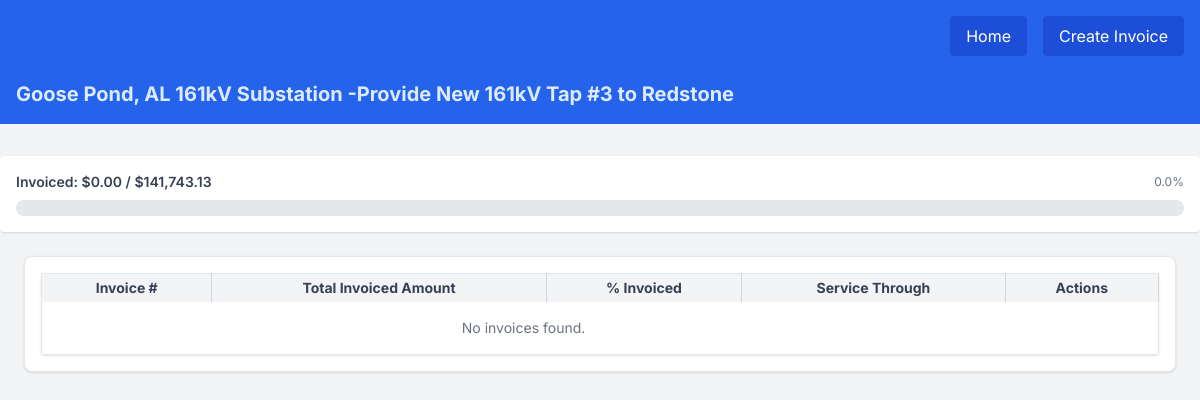
/invoices/3, run on an earlier commit of the app's database.
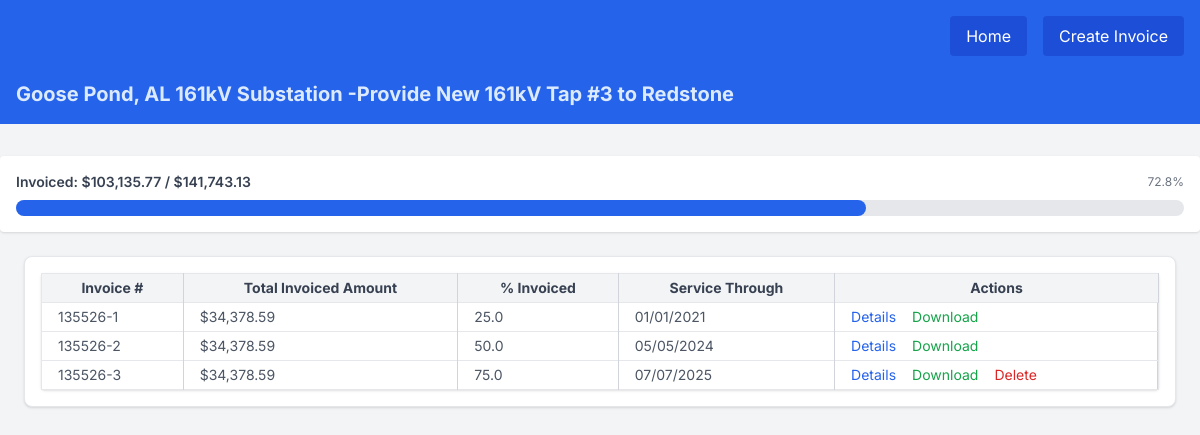
And on a later commit of the database.
### backend/models.py (models this page shows)
class Project(MainBase):
    __tablename__ = "projects_table"
    id = Column(Integer, primary_key=True, index=True)
    wo_date = Column(String)
    project_name = Column(String)
    wo_number = Column(String)
    bmcd_number = Column(String)
    po_number = Column(String)
    tao_number = Column(String)
    contract_number = Column(String)
    total_labor_amount = Column(Float, default=0.0)
    total_expenses_amount = Column(Float, default=0.0)
    total_travel_amount = Column(Float, default=0.0)
    total_tier_fee = Column(Float, default=0.0)
    total_budget_amount = Column(Float, default=0.0)
    subtasks = relationship("Subtask", back_populates="project", cascade="all, delete-orphan")
    invoices = relationship("Invoice", back_populates="project", cascade="all, delete-orphan")

class Invoice(MainBase):
    __tablename__ = "invoices_table"
    id = Column(Integer, primary_key=True, index=True)
    project_id = Column(Integer, ForeignKey("projects_table.id", ondelete="CASCADE"), nullable=False)
    tier_fee_percentage = Column(Float, default=0.0)
    invoice_percentage = Column(Float, default=0.0)
    invoice_number = Column(String)
    invoice_through_date = Column(String)
    invoice_creation_date = Column(String)
    project = relationship("Project", back_populates="invoices")
    invoice_items = relationship("InvoiceAmount", back_populates="invoice", cascade="all, delete-orphan")

### backend/routers/invoices.py (the view)
@router.get("/invoices/{project_id}", response_class=HTMLResponse)
def view_project_invoices_page(project_id: int, request: Request, db: Session = Depends(get_main_db)):
    project = db.query(Project).filter(Project.id == project_id).first()
    if not project:
        raise HTTPException(status_code=404, detail="Project not found")
    invoices = project.invoices
    total_budget = project.total_budget_amount
    invoice_data = []
    total_invoiced = 0
    for invoice in invoices:
        total_amount = sum(item.invoice_amount for item in invoice.invoice_items)
        total_invoiced += total_amount
        formatted_through_date = datetime.strptime(invoice.invoice_through_date, "%Y-%m-%d").strftime("%m/%d/%Y")
        invoice_data.append({
            "invoice": invoice,
            "total_amount": total_amount,
            "formatted_through_date": formatted_through_date
        })
    contributions = [
        {
            "number": row["invoice"].invoice_number,
            "percent": (row["total_amount"] / project.total_budget_amount * 100) if project.total_budget_amount else 0,
            "amount": row["total_amount"]
        }
        for row in invoice_data
    ]
    return templates.TemplateResponse("invoice_list.html", {
        "request": request,
        "project": project,
        "invoices": invoice_data,
        "total_invoiced": total_invoiced,
        "total_budget": total_budget,
        "contributions": contributions
    })

### frontend/templates/invoice_list.html
{% extends "base.html" %}
{% block content %}
<div class="w-full bg-blue-600 py-4 px-4 mb-8">
  <div class="flex justify-end items-center gap-4">
    <a
      href="/projects/"
      class="bg-blue-700 text-white px-4 py-2 rounded hover:bg-blue-800 whitespace-nowrap"
    >
      Home
    </a>
    <a
            href="#"
      hx-get="/invoices/create/{{ project.id }}"
      hx-target="#create-invoice"
      hx-swap="innerHTML"
      class="bg-blue-700 text-white px-4 py-2 rounded hover:bg-blue-800 whitespace-nowrap"
    >
      Create Invoice
    </a>
  </div>
  <h2 class="text-xl font-bold mt-6 text-blue-100  whitespace-nowrap">
    {{ project.project_name }}
  </h2>
</div>
<div class="bg-white shadow rounded p-4 mb-6">
  <div class="flex justify-between items-center mb-2">
    <h3 class="text-sm font-semibold text-gray-700">Invoiced: ${{ "{:,.2f}".format(total_invoiced) }} / ${{ "{:,.2f}".format(total_budget) }}</h3>
    <span class="text-xs text-gray-500">
      {{ "{:.1f}".format((total_invoiced / total_budget) * 100 if total_budget > 0 else 0) }}%
    </span>
  </div>
  <div class="w-full bg-gray-200 rounded-full h-4">
    <div
      class="bg-blue-600 h-4 rounded-full"
      style="width: {{ (total_invoiced / total_budget) * 100 if total_budget > 0 else 0 }}%;"
    ></div>
  </div>
</div>
<div class="pt-0 pl-6 pr-6">
<div class="overflow-x-auto border bg-white p-4 mt-6 rounded-lg shadow">
  <table class="w-full text-sm table-auto border rounded shadow">
    <thead class="bg-gray-100 text-gray-700">
      <tr>
        <th class="px-4 py-1 border-r border-gray-300 whitespace-nowrap">Invoice #</th>
        <th class="px-4 py-1 border-r border-gray-300 whitespace-nowrap">Total Invoiced Amount</th>
        <th class="px-4 py-1 border-r border-gray-300 whitespace-nowrap">% Invoiced</th>
        <th class="px-4 py-1 border-r border-gray-300 whitespace-nowrap">Service Through</th>
        <th class="px-4 py-1 border-r border-gray-300 whitespace-nowrap">Actions</th>
      </tr>
    </thead>
    <tbody>
      {% for row in invoices %}
      {% set invoice = row.invoice %}
      <tr class="border-t">
        <td class="px-4 py-1 border-r border-gray-300 whitespace-nowrap">{{ invoice.invoice_number }}</td>
        <td class="px-4 py-1 border-r border-gray-300 whitespace-nowrap">
          ${{ "{:,.2f}".format(row.total_amount) }}
        </td>
        <td class="px-4 py-1 border-r border-gray-300 whitespace-nowrap">{{ invoice.invoice_percentage }}</td>
        <td class="px-4 py-1 border-r border-gray-300 whitespace-nowrap">{{ row.formatted_through_date }}</td>
        <td class="px-4 py-1 border-r border-gray-300 whitespace-nowrap flex gap-4 items-center">
          <a
            href="#"
            hx-get="/invoices/details/{{ invoice.invoice_number }}"
            hx-target="#invoice-details"
            hx-swap="innerHTML"
            class="text-blue-600 hover:underline text-sm"
          >
            Details
          </a>
          <a
            href="#"
            hx-get="/invoices/download-options/{{ invoice.invoice_number }}?project_id={{ project.id }}"
            hx-target="#download-invoice"
            hx-swap="innerHTML"
            class="text-green-600 hover:underline text-sm"
          >
            Download
          </a>
          {% if loop.last %}
          <form method="post" action="/invoices/delete/{{ invoice.invoice_number }}">
            <button type="submit"
                    class="text-red-600 hover:underline text-sm"
                    onclick="return confirm('Are you sure you want to delete Invoice# {{ invoice.invoice_number }}?')"
            >Delete</button>
          </form>
          {% endif %}
        </td>
      </tr>
      {% else %}
      <tr>
        <td colspan="4" class="text-center text-gray-500 py-4">
          No invoices found.
        </td>
      </tr>
      {% endfor %}
    </tbody>
  </table>
  </div>
</div>
{% endblock %}

### frontend/templates/base.html (shortened to what this page needs)
<!DOCTYPE html>
<html lang="en">
<head>
    <script src="https://cdn.tailwindcss.com"></script>
</head>
<body class="bg-gray-100 text-gray-600">
  <main class="p-0 m-0">
  {% block content %}{% endblock %}
  </main>
</body>
</html>

### frontend/templates/base.html (style rules this page uses)
body { font-family: 'Inter', sans-serif; }

What changed in the data, as far as the page shows it:
computed for Project "Goose Pond, AL 161kV Substation -Provide New 161kV Tap #3 to Redstone": total_budget_amount "0.0" → "72.8"
added Invoice: invoice_number "135526-1", invoice_percentage "25.0"
added Invoice: invoice_number "135526-2", invoice_percentage "50.0"
added Invoice: invoice_number "135526-3", invoice_percentage "75.0"
Also different on the page:
{{ "{:,.2f}".format(total_invoiced) }}: "0.00" → "103,135.77"
new list line: "$ 34,378.59 01/01/2021 Details Download"
new list line: "$ 34,378.59 05/05/2024 Details Download"
new list line: "$ 34,378.59 07/07/2025 Details Download Delete"
text no longer shown: "No invoices found."
